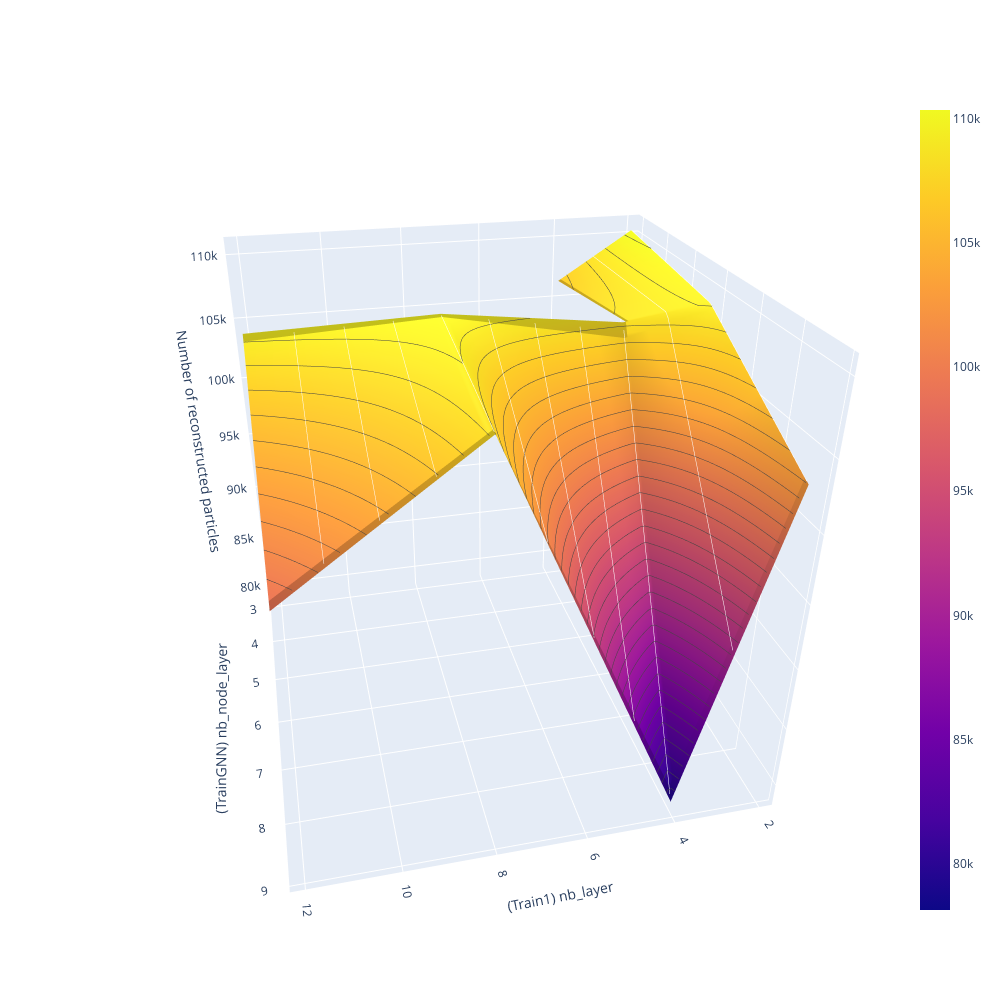

The notebook cell this image was saved under:
### Code cell
import plotly.graph_objects as go

fig = go.Figure(go.Surface(
    contours = {
        "x": {"show": True, "start": 0, "end": 15, "size": 1, "color":"white"},
        "z": {"show": True, "start": 80000, "end": 140000, "size": 1000}
    },
    x = X_unique,
    y = Y_unique,
    z = Z))
fig.update_layout(
        scene = {
            "xaxis": {"title":"(Train1) nb_layer"},
            "yaxis": {"title":"(TrainGNN) nb_node_layer"},
            "zaxis": {"title":"Number of reconstructed particles"}
            #"zaxis": {"nticks": 3},
            #'camera_eye': {"x": 0, "y": -1, "z": 0.5},
            #"aspectratio": {"x": 1, "y": 1, "z": 0.2}
        },
        width=1000,
        height=1000)
fig.show()

### Figure 1 — Plotly figure (JSON) as saved in the notebook; plotly's stock layout.template omitted (floating-point values rounded to 4 significant figures)
{"data": [{"contours": {"x": {"color": "white", "end": 15, "show": true, "size": 1, "start": 0}, "z": {"end": 140000, "show": true, "size": 1000, "start": 80000}}, "type": "surface", "x": [2, 4, 8, 12], "y": [3, 6, 9, 12], "z": [[110350, 106400.0, null, null], [109120, 108232, 109731, 109354], [102805, 78143, 108122, 98599], [null, null, 103142, null]]}], "layout": {"height": 1000, "scene": {"aspectmode": "auto", "aspectratio": {"x": 1, "y": 1, "z": 1}, "camera": {"center": {"x": 0, "y": 0, "z": 0}, "eye": {"x": 0.4213, "y": 1.841, "z": 1.059}, "projection": {"type": "perspective"}, "up": {"x": 0, "y": 0, "z": 1}}, "xaxis": {"title": {"text": "(Train1) nb_layer"}, "type": "linear"}, "yaxis": {"title": {"text": "(TrainGNN) nb_node_layer"}, "type": "linear"}, "zaxis": {"title": {"text": "Number of reconstructed particles"}, "type": "linear"}}, "width": 1000}}
